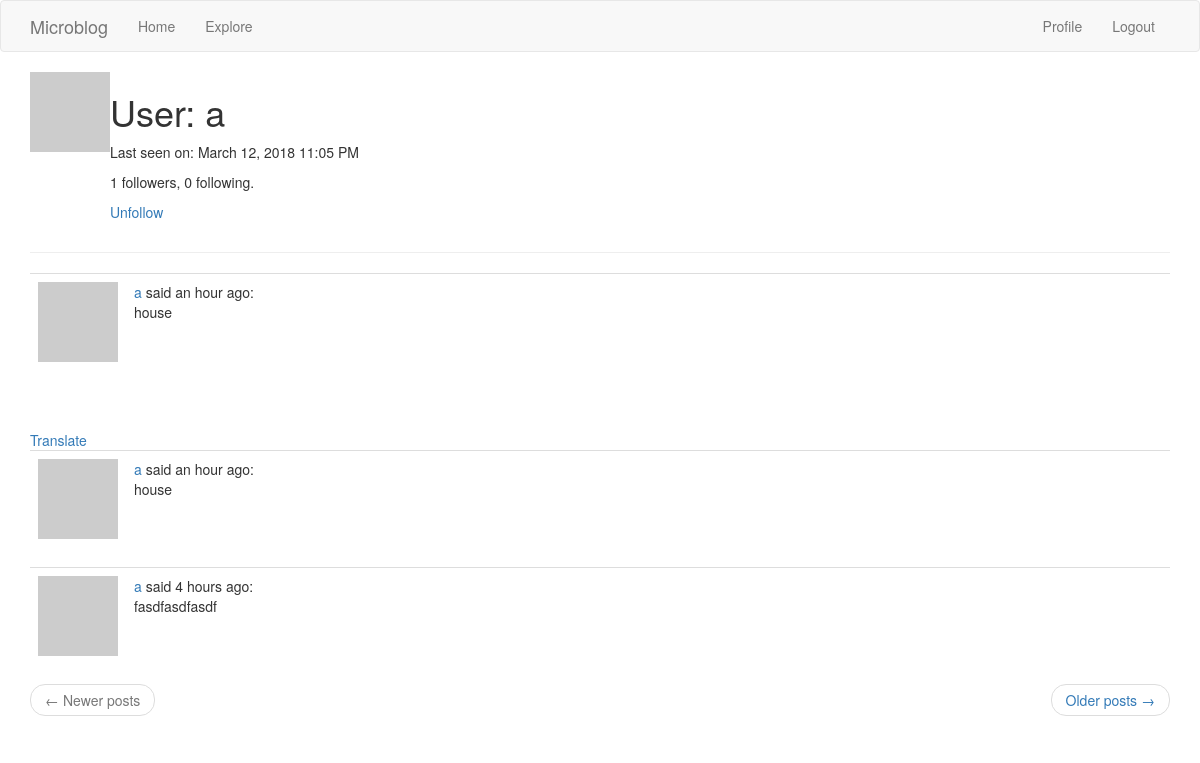
/user/a (signed in), run on the app's committed database.
### app/models.py (models this page shows, shortened)
class User(UserMixin, db.Model):
    id = db.Column(db.Integer, primary_key=True)
    username = db.Column(db.String(64), index=True, unique=True)
    email = db.Column(db.String(120), index=True, unique=True)
    password_hash = db.Column(db.String(128))
    posts = db.relationship('Post', backref='author', lazy='dynamic')
    about_me = db.Column(db.String(140))
    last_seen = db.Column(db.DateTime, default=datetime.utcnow)
    followed = db.relationship(
        'User', secondary=followers,
        primaryjoin=(followers.c.follower_id == id),
        secondaryjoin=(followers.c.followed_id == id),
        backref=db.backref('followers', lazy='dynamic'), lazy='dynamic')
    def avatar(self, size):
        digest = md5(self.email.lower().encode('utf-8')).hexdigest()
        return 'https://www.gravatar.com/avatar/{}?d=identicon&s={}'.format(digest, size)
    def is_following(self, user):
        return self.followed.filter(followers.c.followed_id == user.id).count() > 0

class Post(db.Model):
    id = db.Column(db.Integer, primary_key=True)
    body = db.Column(db.String(140))
    timestamp = db.Column(db.DateTime, index=True, default=datetime.utcnow)
    user_id = db.Column(db.Integer, db.ForeignKey('user.id'))
    language = db.Column(db.String(5))

### app/routes.py (the view)
@app.route('/user/<username>')
@login_required
def user(username):
    user = User.query.filter_by(username=username).first_or_404()
    page = request.args.get('page', 1, type=int)
    posts = user.posts.order_by(Post.timestamp.desc()).paginate(
        page, app.config['POSTS_PER_PAGE'], False)
    next_url = url_for('user', username=user.username, page=posts.next_num) \
        if posts.has_next else None
    prev_url = url_for('user', username=user.username, page=posts.prev_num) \
        if posts.has_prev else None
    return render_template('user.html', user=user, posts=posts.items, next_url=next_url, prev_url=prev_url)

### app/models.py (called while the page is built)
@login.user_loader
def load_user(id):
    return User.query.get(int(id))

### app/routes.py (called while the page is built)
@app.before_request
def before_request():
    if current_user.is_authenticated:
        current_user.last_seen = datetime.utcnow()
        db.session.commit()

### app/templates/user.html (shortened to what this page needs)
{% extends "base.html" %}
{% block app_content %}
  <table>
    <tr valign="top">
      <td><img src="{{ user.avatar(128) }}"></td>
      <td>
        <h1>User: {{ user.username }}</h1>
        {% if user.last_seen %}
          <p>Last seen on: {{ moment(user.last_seen).format('LLL') }}</p>
        {% endif %}
        <p>{{ user.followers.count() }} followers, {{ user.followed.count() }} following.</p>
        {% if user == current_user %}
        <p><a href="{{ url_for('edit_profile') }}">Edit your profile</a></p>
        {% elif not current_user.is_following(user) %}
        <p><a href="{{ url_for('follow', username=user.username) }}">Follow</a></p>
        {% else %}
        <p><a href="{{ url_for('unfollow', username=user.username) }}">Unfollow</a></p>
        {% endif %}
      </td>
    </tr>
  </table>
  <hr>
  {% for post in posts %}
    {% include '_post.html' %}
  {% endfor %}
  <nav aria-label="...">
    <ul class="pager">
      <li class="previous{% if not prev_url %} disabled{% endif %}">
        <a href="{{ prev_url or '#' }}">
          <span aria-hidden="true">&larr;</span> Newer posts
        </a>
      </li>
      <li class="next{% if not next_url %} disabled{% endif %}">
        <a href="{{ next_url or '#' }}">
          Older posts <span aria-hidden="true">&rarr;</span>
        </a>
      </li>
    </ul>
  </nav>
{% endblock %}

### app/templates/_post.html
<table class="table table-hover">
  <tr>
    <td width="70px">
      <a href="{{ url_for('user', username=post.author.username) }}">
        <img src="{{ post.author.avatar(70) }}" />
      </a>
    </td>
    <td>
      <a href="{{ url_for('user', username=post.author.username) }}">
        {{ post.author.username }}
      </a>
      said {{ moment(post.timestamp).fromNow() }}:
      <br>
      <span id="post{{ post.id }}">{{ post.body }}</span>
    </td>
  </tr>
</table>
{% if post.language and post.language != g.locale %}
  <br><br>
  <span id="translation{{ post.id }}">
    <a href="javascript:translate(
                '#post{{ post.id }}',
                '#translation{{ post.id }}',
                '{{ post.language }}',
                '{{ g.locale }}');">{{ _('Translate') }}</a>
  </span>
{% endif %}

### data on the page
User: username "a", last_seen "March 12, 2018 11:05 PM"
Post: author.username "a", timestamp "an hour ago", body "house"
Post: author.username "a", timestamp "an hour ago", body "house"
Post: author.username "a", timestamp "4 hours ago", body "fasdfasdfasdf"

### other printed values
{{ user.followers.count() }} "1"
{{ user.followed.count() }} "0"
